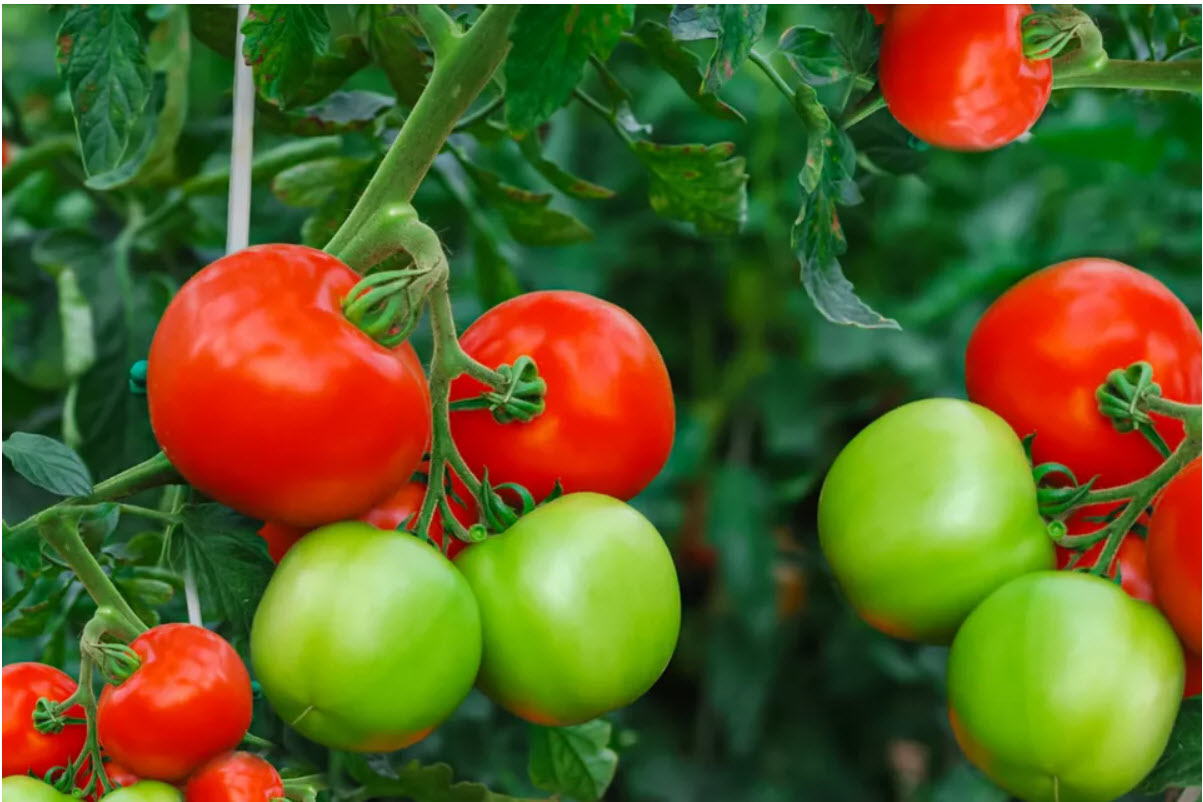
#> input picture Python/tomato.jpeg, 1203 x 802 px, found by its file name
$ python ex3_tomato_detect.py
#> lines starting #> are read from the running program, lines starting #| are printed output that depends on the picture; after the words box and inside, x2 and y2 are one past the last pixel; in counts of white or black regions, pixels touching at a corner belong together
import cv2
import numpy as np

img = cv2.imread('Python/tomato.jpeg')
#> img is the input picture: shape (802, 1203, 3); mean B, G, R 37.5, 95.2, 92.1
lower = np.array([0, 20, 70])
upper = np.array([80, 100, 255])
mask = cv2.inRange(img, lower, upper)
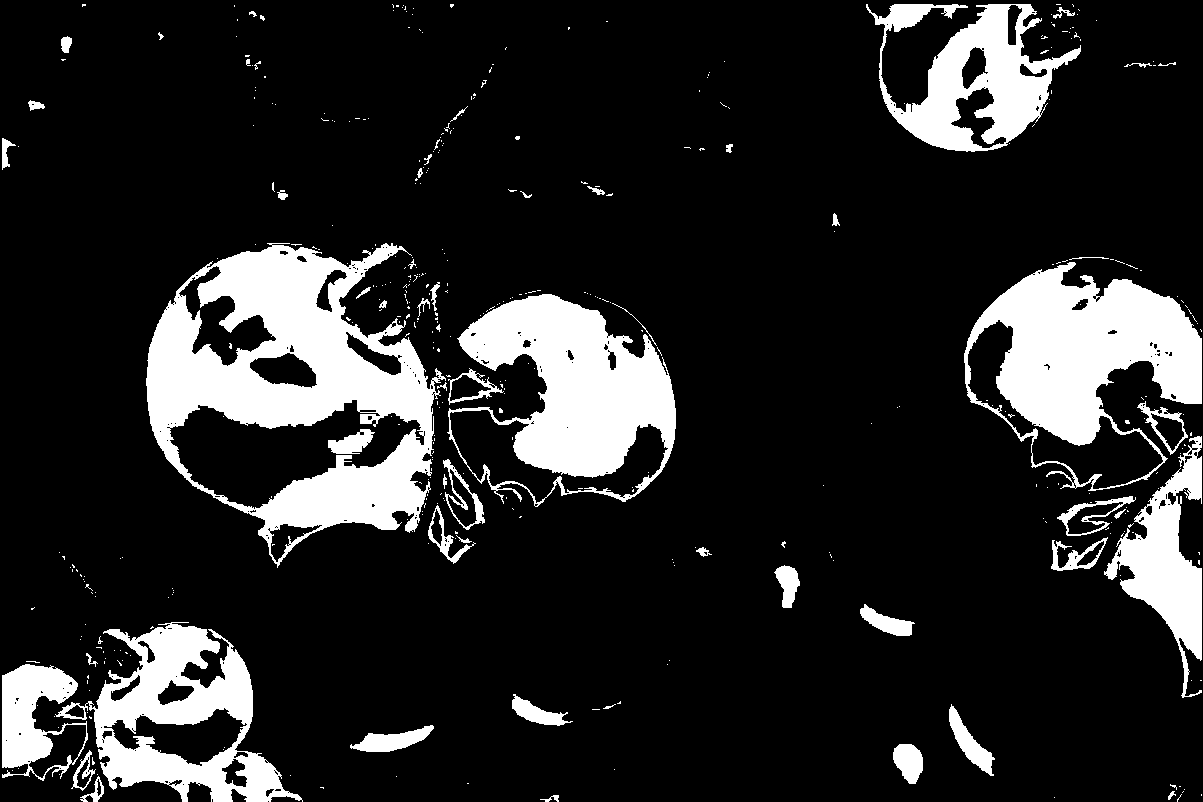
#> mask: shape (802, 1203); 15.6% white; 434 white regions (376 under 20 px)
contours, _ = cv2.findContours(mask, cv2.RETR_EXTERNAL, cv2.CHAIN_APPROX_SIMPLE)
#> contours = 415 contours, 374 with area under 20; largest, box (x1, y1, x2, y2) and area: (146, 243, 446, 568) 63410, (964, 262, 1202, 491) 32924, (447, 294, 676, 507) 31339, (55, 622, 303, 802) 21750, (866, 4, 1081, 152) 15694

for data in contours:
    area = cv2.contourArea(data)
    if area > 5000:
        x, y, w, h = cv2.boundingRect(data)
        cv2.rectangle(img, (x, y), (x + w, y + h), (0, 255, 0), 2)
        cv2.putText(img, 'Tomato', (x, y - 10), cv2.FONT_HERSHEY_SIMPLEX, 0.9, (0, 255, 0), 2)
#> this loop made 415 passes
#> (area, x, y, w, h) on passes 40, 59, 152, 229, 266, 285, 412: (6340.5, 2, 664, 86, 117), (21749.5, 55, 622, 248, 180), (9037, 1104, 436, 98, 262), (31339, 447, 294, 229, 213), (32924.5, 964, 262, 238, 229), (63410, 146, 243, 300, 325), (15694, 866, 4, 215, 148)
#> area on passes 2, 6, 13, 21, 22, 24: 31, 20.5, 189, 411.5, 819.5, 1030.5
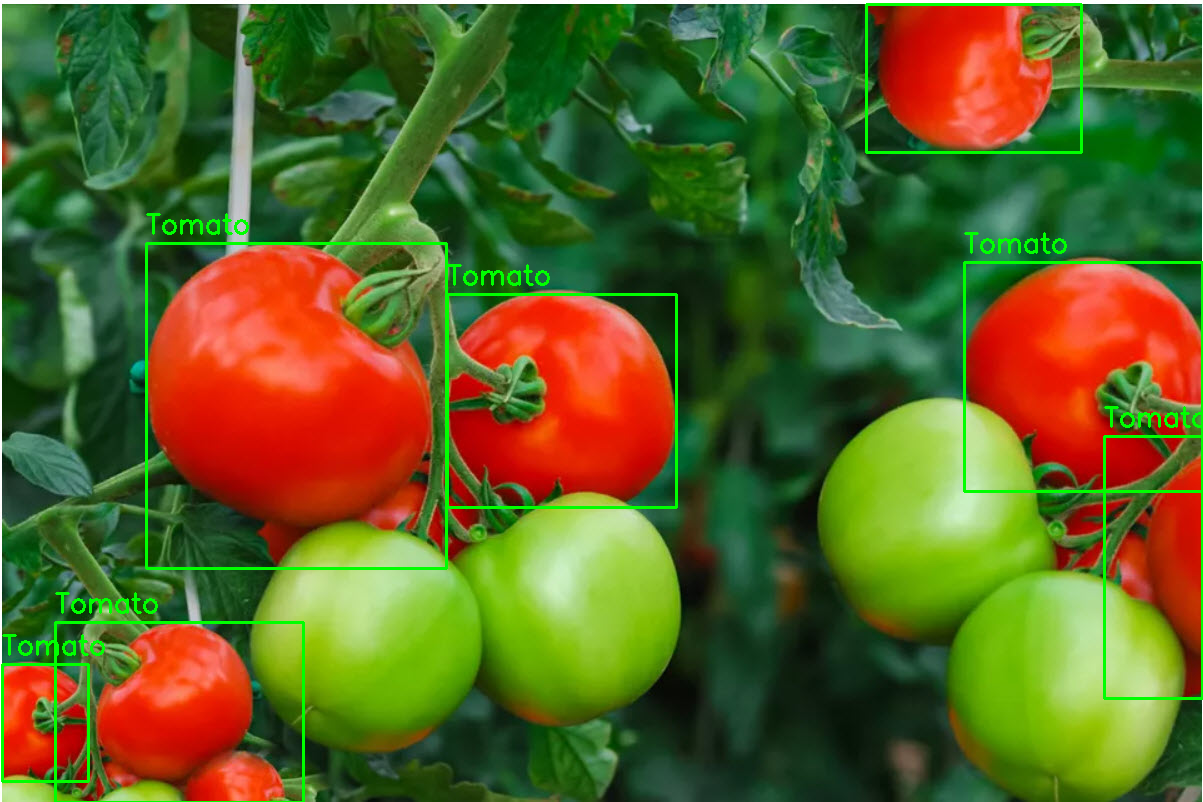
#> img: shape (802, 1203, 3); 2.07% of pixels changed, all inside (x1, y1, x2, y2) = (1, 3, 1203, 802)

cv2.imshow('tomato', img)
cv2.waitKey(0)
cv2.destroyAllWindows()

$ run again, with Python/watermelon.jpeg copied over Python/tomato.jpeg
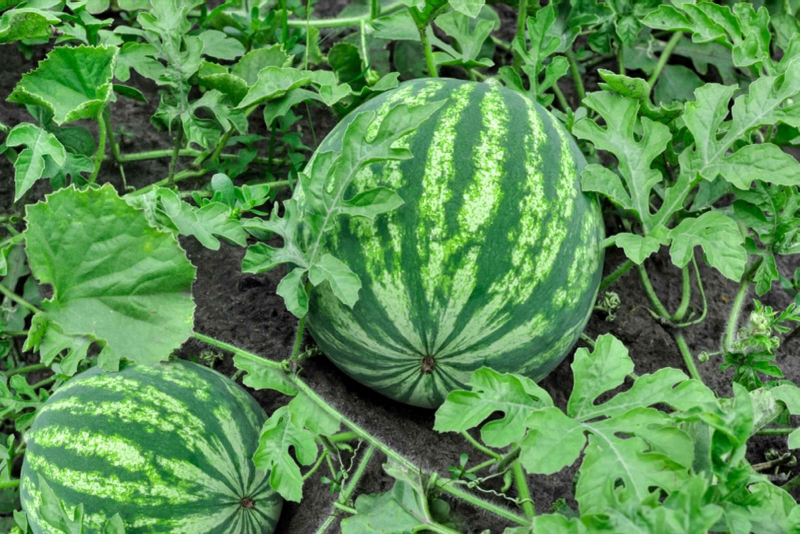
#> input picture Python/watermelon.jpeg, 1600 x 1068 px, found by its file name (shown at 1/2 size)
#> img is the input picture: shape (1068, 1600, 3); mean B, G, R 80.9, 140.8, 88.3
#> `mask = cv2.inRange(img, lower, upper)`:
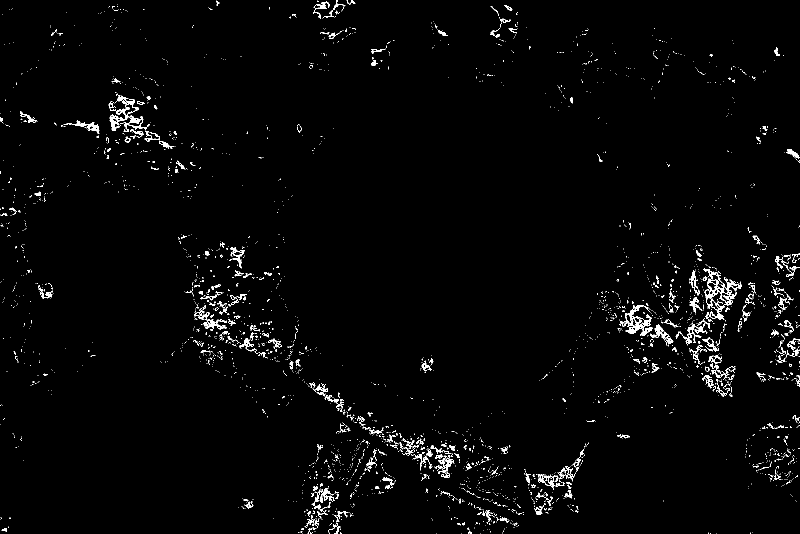
#> mask: shape (1068, 1600) (shown at 1/2 size); 1.9% white in thin lines or dots
#> contours = 2989 contours, 2822 with area under 20; largest, box (x1, y1, x2, y2) and area: (1407, 536, 1484, 640) 2468, (1239, 610, 1303, 668) 1360, (219, 190, 278, 261) 1060, (1075, 932, 1152, 976) 744, (389, 610, 454, 659) 661
#> the loop `for data in contours:` made 2989 passes
#> area on passes 29, 35, 46: 35, 38.5, 20.5
